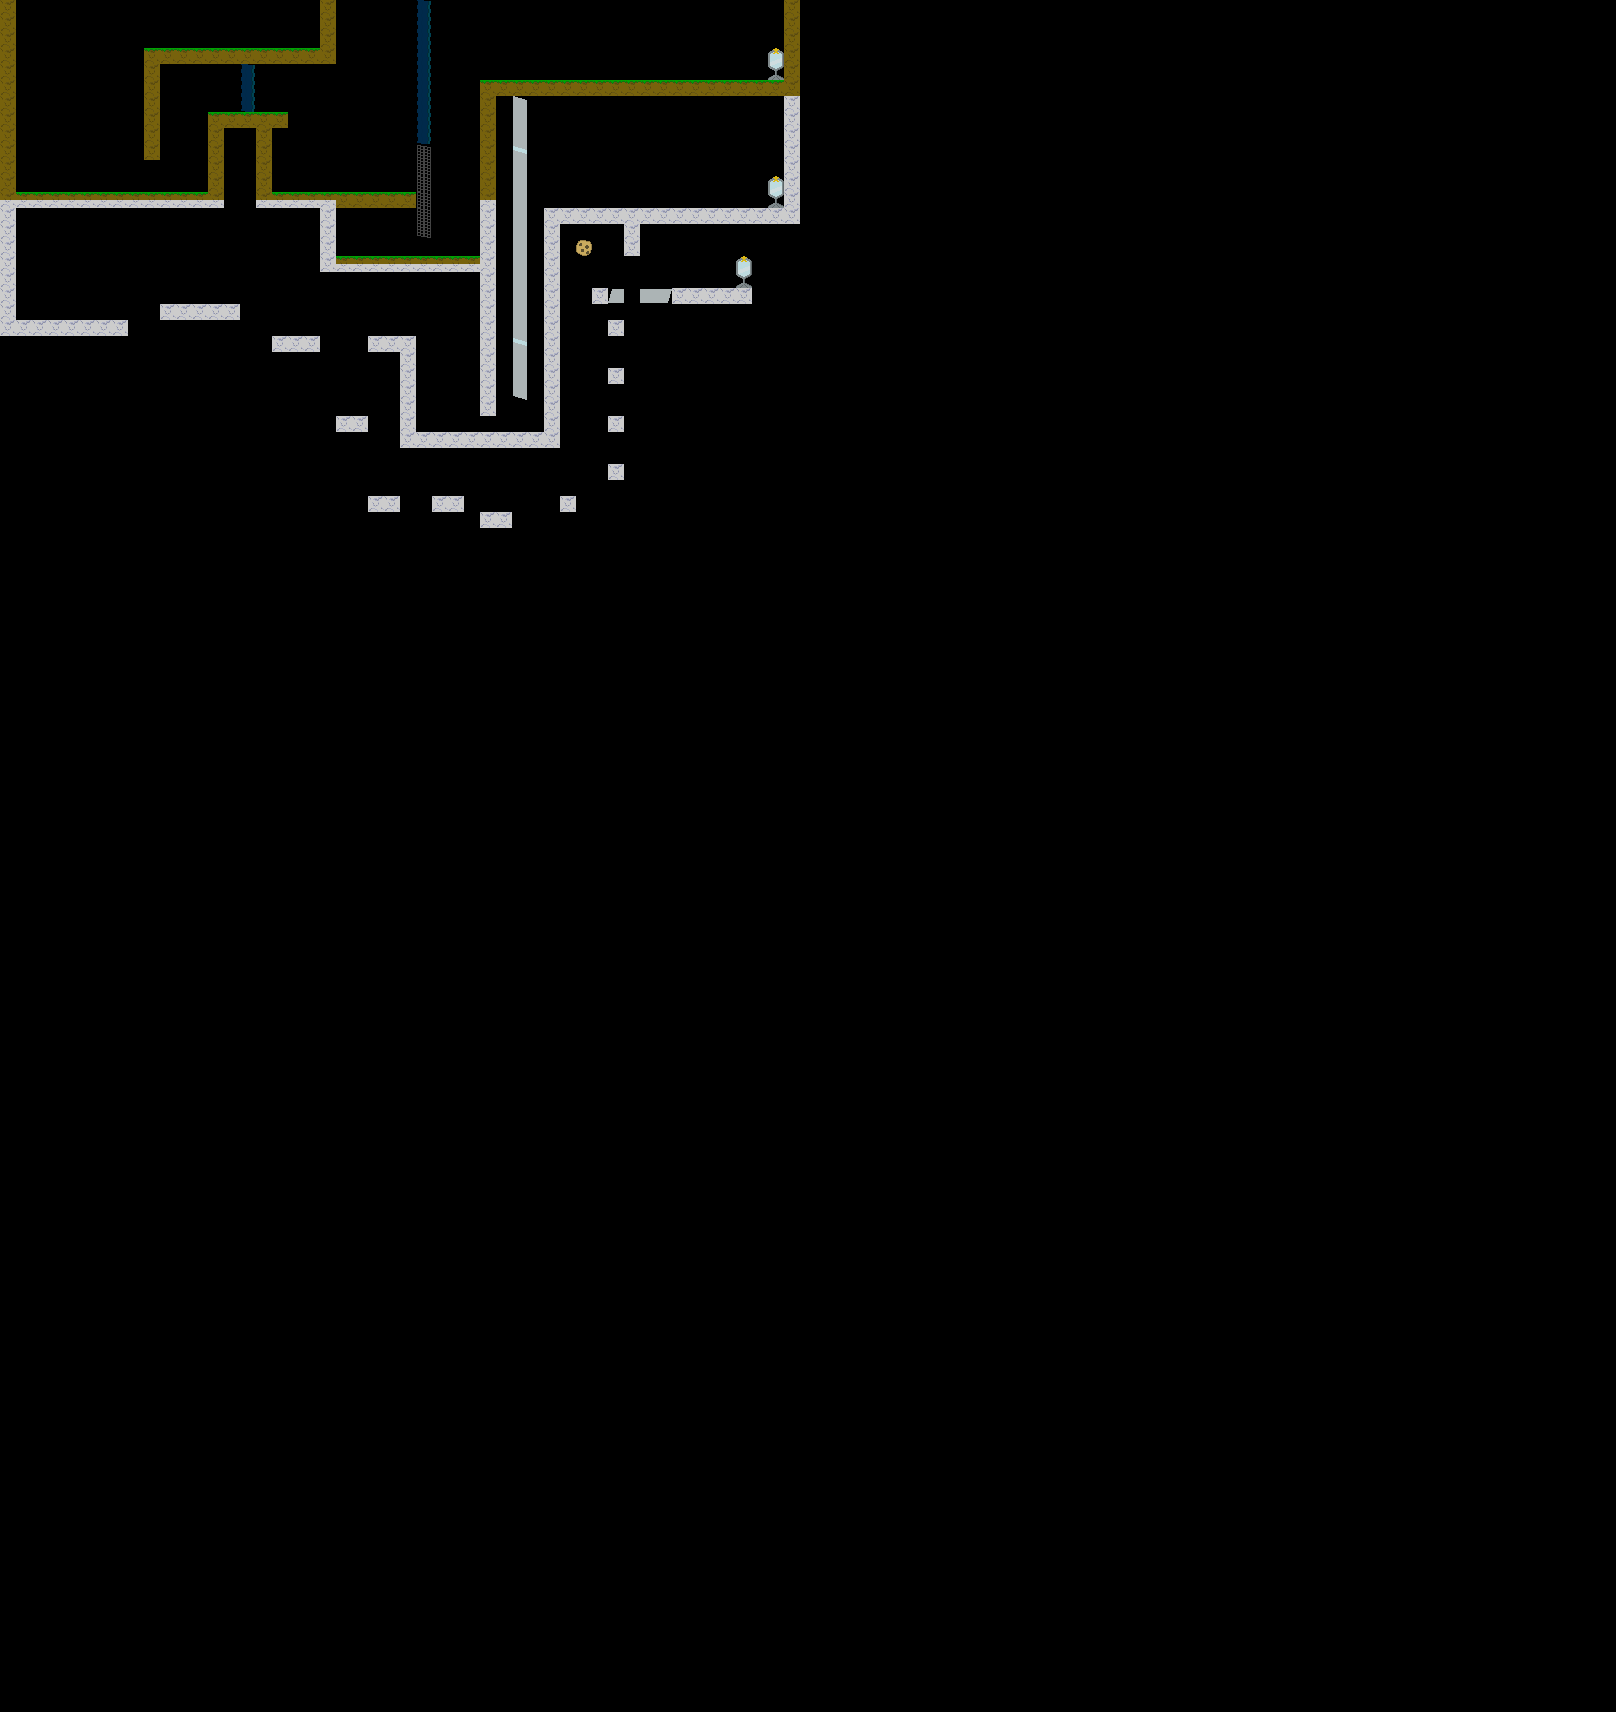

Below is a game level as drawn by its tile map, then a one-line description and the .tmx that defines it (tile-layer data replaced by summaries):
An orthogonal 101x107 tile map with 16x16 px tiles, 2 tile layers (Calque de Tuiles 2, Calque de Tuiles 1).

<map version="1.5" tiledversion="1.7.2" orientation="orthogonal" renderorder="right-down" width="101" height="107" tilewidth="16" tileheight="16" infinite="0" nextlayerid="3" nextobjectid="1">
 <properties>
  <property name="timeswap" type="int" value="0" />
  <property name="x_player1" type="int" value="1" />
  <property name="x_player2" type="int" value="1" />
  <property name="y_player1" type="int" value="7" />
  <property name="y_player2" type="int" value="14" />
 </properties>
 <tileset firstgid="1" source="Test.tsx" />
 <layer id="2" name="Calque de Tuiles 2" width="101" height="107" opacity="0.59">
  <data>[10807 cells, 0 non-empty, 0 distinct tile ids]</data>
 </layer>
 <layer id="1" name="Calque de Tuiles 1" width="101" height="107">
  <data>[10807 cells, 274 non-empty, 22 distinct tile ids]</data>
 </layer>
</map>
